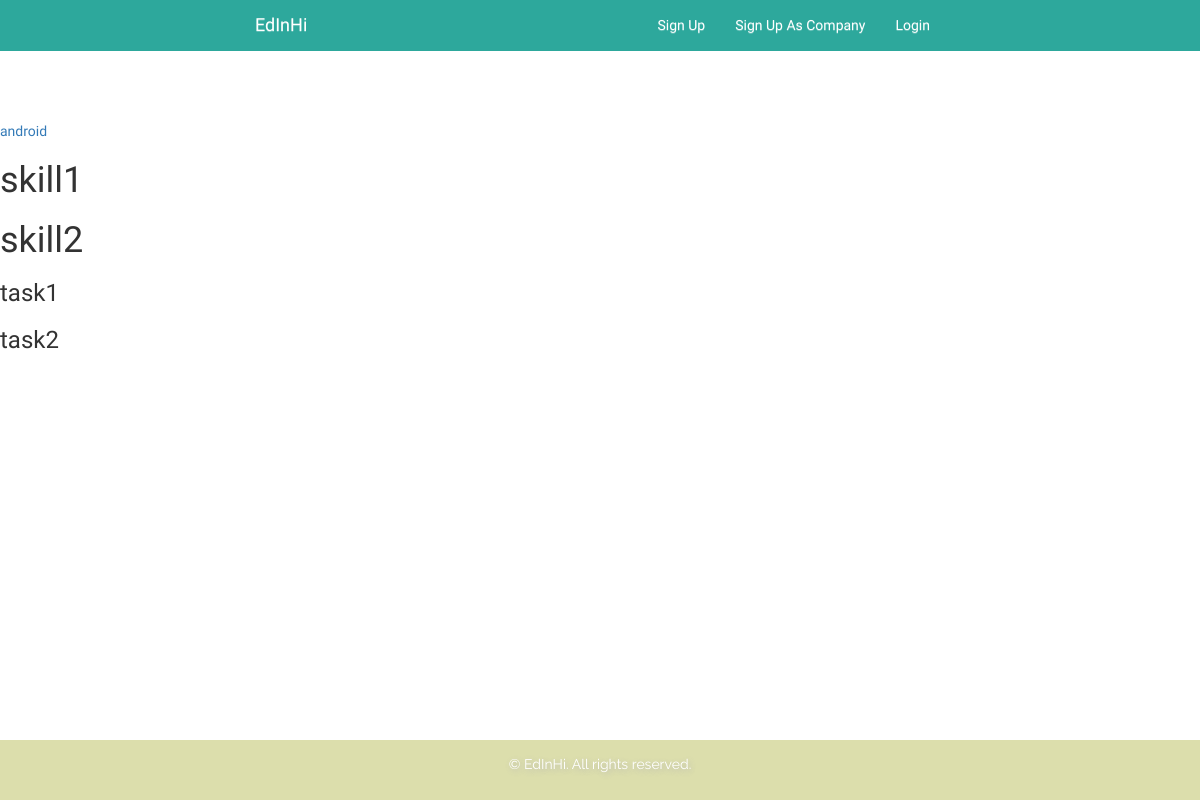
Page /specializations/all_spec on the earlier database version.
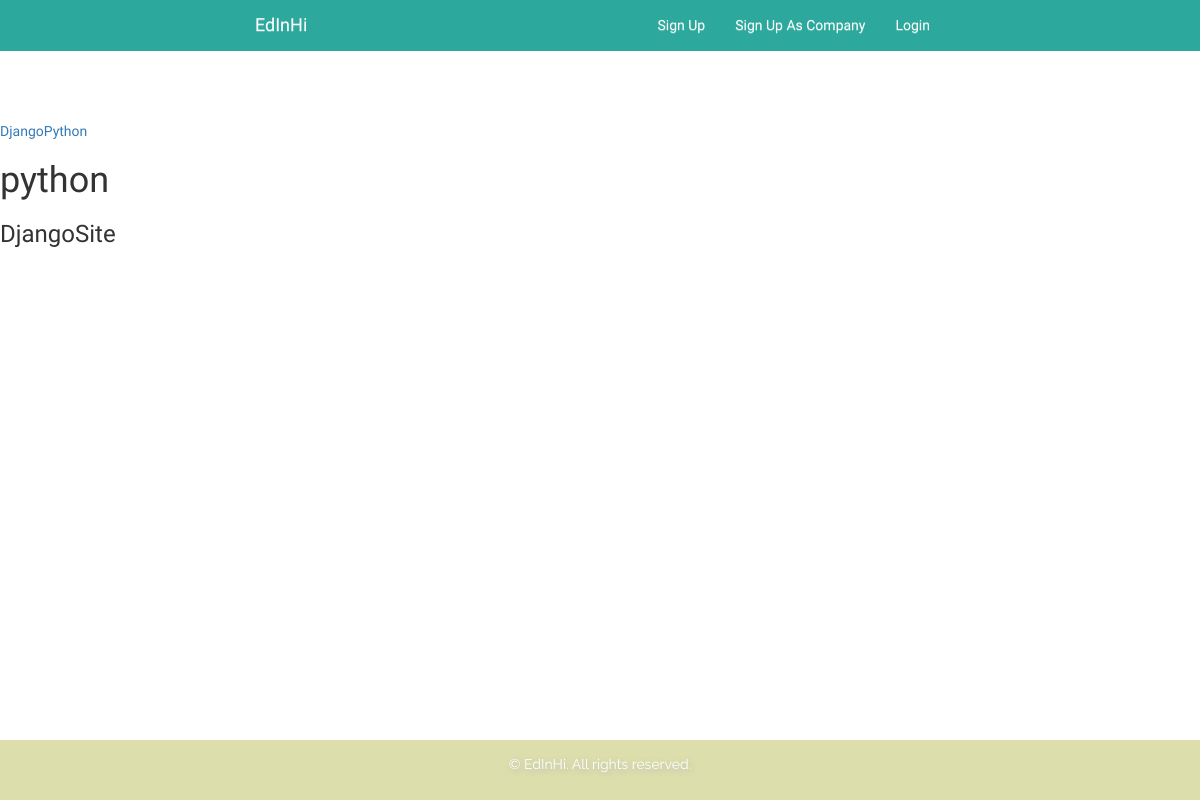
Same page on the later database version.
### specialization/models.py (models this page shows)
class Specialization(models.Model):
	name = models.CharField(max_length=250, blank=True, default=None)

### skill/models.py (models this page shows, shortened)
class Skill(models.Model):
    name = models.CharField(max_length=200)
    description = models.TextField()
    media_books = models.ManyToManyField(Book, blank=True)
    media_video = models.ManyToManyField(Video, blank=True)
    specialization = models.ForeignKey(Specialization, blank=True)
    id_in_spec = models.IntegerField(blank=True)

### tasks/models.py (models this page shows, shortened)
class Task(models.Model):
    name = models.CharField(max_length = 200)
    description = models.TextField(max_length = 10000, default = "")
    problem = models.TextField(max_length = 10000, default = "")
    pub_date = models.DateTimeField('date published', default = timezone.now)
    specialization = models.ForeignKey(Specialization, blank=True)
    id_in_spec = models.IntegerField(blank=True)

### specialization/views.py (the view)
def all_specializations_view(request):
    all = Specialization.objects.all()
    return render(request, 'specialization/specializations.html', {'all' : all})

### specialization/templates/specialization/specializations.html (shortened to what this page needs)
{% extends 'main_app/base.html' %}
{% block content %}
    <br><br><br><br><br><br>
    {% for spec in all %}
        <a href="{% url "specialization" spec.id %}">{{ spec.name }}</a>
        {% for skill in spec.skill_set.all %}
            <h1>{{ skill.name }}</h1>
        {% endfor %}
        {% for task in spec.task_set.all %}
            <h3>{{ task.name }}</h3>
        {% endfor %}
    {% endfor %}
{% endblock %}

### main_app/templates/main_app/base.html (shortened to what this page needs)
{% load staticfiles %}
<!DOCTYPE html>
<html lang="en">
<head>
    <link rel="stylesheet" href="{% static "css/main.css" %}">
    <link rel="stylesheet" href="https://maxcdn.bootstrapcdn.com/bootstrap/3.3.6/css/bootstrap.min.css">
    <link rel="stylesheet" href="https://maxcdn.bootstrapcdn.com/bootstrap/3.3.6/css/bootstrap-theme.min.css">
</head>
<body>
        <nav class="navbar navbar-fixed-top navbar-top">
            <div class="container-fluid">
                <div class="navbar-header">
                  <a class="navbar-brand" href="{% url "index" %}">EdInHi</a>
                </div>
                <ul class="nav navbar-nav nav-right">
                    {% if request.user.is_authenticated %}
                        {% if request.user.abstractuser.is_company == True %}
                            <li><a href="{% url "company" %}" >Company Profile</a></li>
                        {% else %}
                            <li><a href="{% url "all_companies" %}" >All Companies</a></li>
                            <li><a href="{% url "profile" %}" >Profile</a></li>
                        {% endif %}
                        <li><a href="{% url "sign_out" %}" >Sign Out</a></li>
                    {% else %}
                        <li class="active"><a href="{% url "reg" %}" >Sign Up</a></li>
                        <li><a href="{% url "company_reg" %}" >Sign Up As Company</a></li>
                        <li><a href="{% url "auth" %}">Login</a></li>
                    {% endif %}
                </ul>
            </div>
        </nav>
        {% block content %}
        {% endblock %}
        <footer class="footer">
          <div class="container">
            <p class="text-muted">&copy; EdInHi. All rights reserved.</p>
          </div>
        </footer>
    </body>
</html>

### main_app/static/css/main.css (style rules this page uses)
html { position: relative; min-height: 100%; }
label, a, li, html button { font-family: 'Heebo', sans-serif; font-weight: 300; }
p { font-family: 'Raleway', sans-serif; }
html h1, html h2, html h3, html h4, html h5, html h6 { font-family: 'Heebo', sans-serif; font-weight: 300; }
body { margin-bottom: 60px; }
.navbar-top { background-color: rgb(45,168,156); width: 100%; padding: 0 20%; }
.navbar-top a { color: rgb(255,255,255); }
.nav.navbar-nav { float: right; }
.footer { position: absolute; bottom: 0; width: 100%; padding: 1.2%; text-align: center; height: 60px; background-color: rgb(220,222,172); }
.footer p { color: rgb(255,255,255); text-shadow: 1.5px 1.5px 6px rgb(180,180,180); }

Differences in the rows shown:
removed Skill: name "skill1"
removed Skill: name "skill2"
removed Task: name "task1"
removed Task: name "task2"
changed Specialization: name "android" → "DjangoPython"
added Skill: name "python"
added Task: name "DjangoSite"
